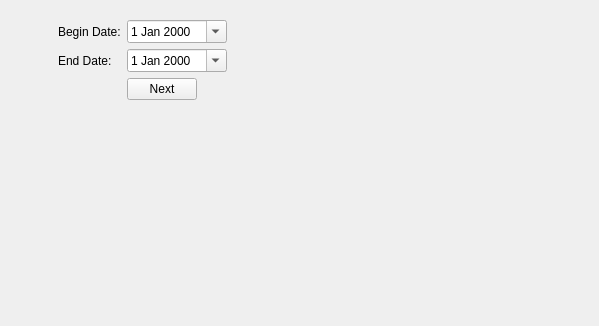
<?xml version="1.0" encoding="UTF-8"?>
<ui version="4.0">
 <class>ProfitAndLoss</class>
 <widget class="QWidget" name="ProfitAndLoss">
  <property name="geometry">
   <rect>
    <x>0</x>
    <y>0</y>
    <width>599</width>
    <height>326</height>
   </rect>
  </property>
  <property name="windowTitle">
   <string>Form</string>
  </property>
  <layout class="QGridLayout" name="gridLayout">
   <item row="0" column="0">
    <widget class="QFrame" name="frame">
     <property name="maximumSize">
      <size>
       <width>500</width>
       <height>16777215</height>
      </size>
     </property>
     <property name="frameShape">
      <enum>QFrame::NoFrame</enum>
     </property>
     <property name="frameShadow">
      <enum>QFrame::Raised</enum>
     </property>
     <layout class="QFormLayout" name="formLayout">
      <item row="1" column="0">
       <widget class="QLabel" name="label_5">
        <property name="text">
         <string>Begin Date:</string>
        </property>
       </widget>
      </item>
      <item row="1" column="1">
       <widget class="QDateEdit" name="begindate">
        <property name="maximumSize">
         <size>
          <width>100</width>
          <height>16777215</height>
         </size>
        </property>
        <property name="calendarPopup">
         <bool>true</bool>
        </property>
       </widget>
      </item>
      <item row="2" column="0">
       <widget class="QLabel" name="label_2">
        <property name="text">
         <string>End Date:</string>
        </property>
       </widget>
      </item>
      <item row="2" column="1">
       <widget class="QDateEdit" name="enddate">
        <property name="maximumSize">
         <size>
          <width>100</width>
          <height>16777215</height>
         </size>
        </property>
        <property name="calendarPopup">
         <bool>true</bool>
        </property>
       </widget>
      </item>
      <item row="4" column="1">
       <widget class="QPushButton" name="btn_next">
        <property name="maximumSize">
         <size>
          <width>70</width>
          <height>16777215</height>
         </size>
        </property>
        <property name="text">
         <string>Next</string>
        </property>
       </widget>
      </item>
     </layout>
    </widget>
   </item>
  </layout>
 </widget>
 <resources/>
 <connections/>
</ui>
